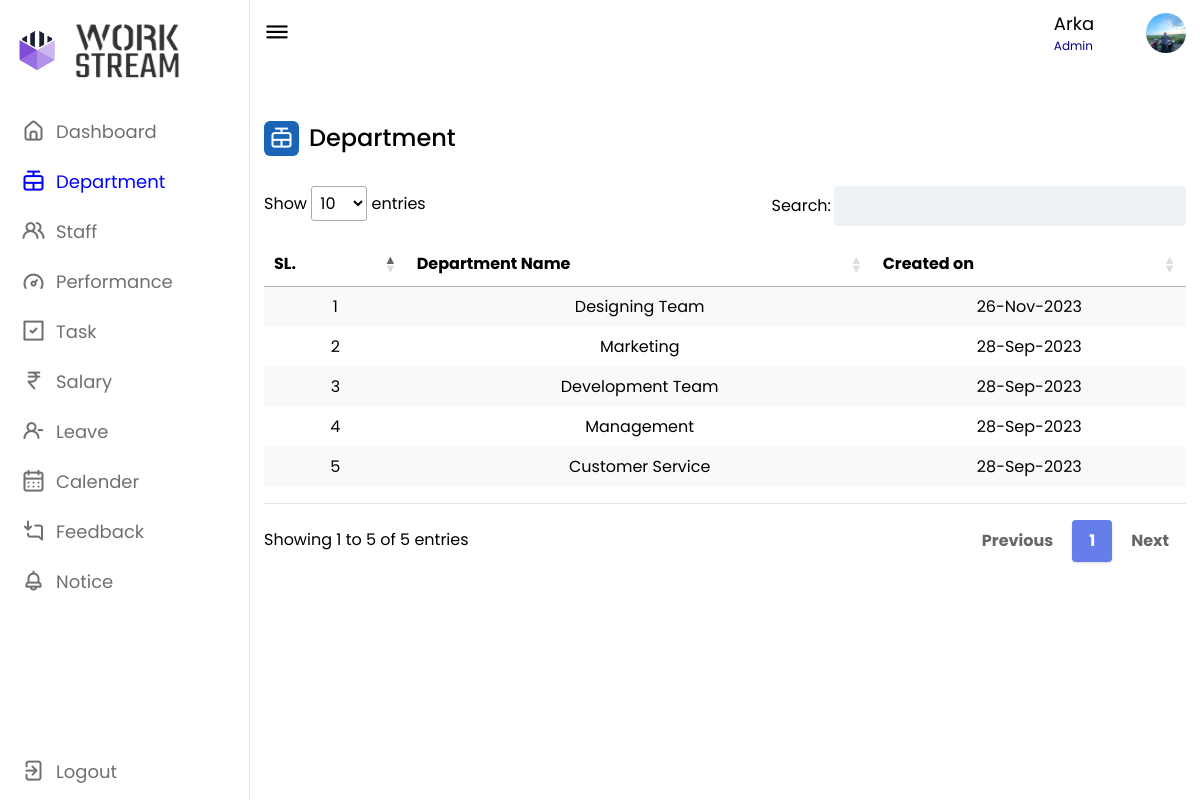
The page /admin/dept.php (signed in) on the database its author committed.
### tables this page shows
CREATE TABLE `dept` (
  `id` int(8) NOT NULL,
  `deptm` varchar(225) NOT NULL,
  `dt` timestamp NOT NULL DEFAULT current_timestamp() ON UPDATE current_timestamp()
);

### admin/dept.php (the view, shortened to what this page needs)
<?php
include '../conn.php';
$data = mysqli_query($conn, "SELECT * FROM dept;");
$email = $_SESSION["email"];
$dataxc = mysqli_query($conn, "SELECT * FROM admin_login WHERE `email`='$email';");
$nxm = mysqli_fetch_array($dataxc);
$nx = $nxm['name'];
?>
<!DOCTYPE html>
<html lang="en">
<head>
    <link rel="stylesheet" href="style.css">
    <link rel="stylesheet" href="https://unicons.iconscout.com/release/v4.0.0/css/line.css">
    <link href="https://unpkg.com/tailwindcss@2.2.19/dist/tailwind.min.css" rel=" stylesheet">
    <link href="https://cdn.datatables.net/1.10.19/css/jquery.dataTables.min.css" rel="stylesheet">
    <link href="https://cdn.datatables.net/responsive/2.2.3/css/responsive.dataTables.min.css" rel="stylesheet">
</head>
<body style="background-color: white;">
    <nav>
        <div class="logo-name">
            <div class="logo-image">
                <img src="logo1.png" alt="p8">
            </div>
            <div class="logo-image2">
                <img src="logo2.png" alt="" id="p9">
            </div>
        </div>
        <div class="menu-items">
            <ul class="nav-links">
                <li><a href="dashboard.php">
                        <i class="uil uil-estate"></i>
                        <span class="link-name">Dashboard</span>
                    </a></li>
                <li><a href="dept.php">
                        <i class="uil uil-rope-way" style="color: blue;"></i>
                        <span class="link-name" style="color: blue;">Department</span>
                    </a></li>
                <li><a href="staff.php">
                        <i class="uil uil-users-alt"></i>
                        <span class="link-name">Staff</span>
                    </a></li>
                <li><a href="performance.php">
                        <i class="uil uil-tachometer-fast-alt"></i>
                        <span class="link-name">Performance</span>
                    </a></li>
                <li><a href="task.php">
                        <i class="uil uil-check-square"></i>
                        <span class="link-name">Task</span>
                    </a></li>
                <li><a href="salary.php">
                        <i class="uil uil-rupee-sign"></i>
                        <span class="link-name">Salary</span>
                    </a></li>
                <li><a href="leave.php">
                        <i class="uil uil-user-minus"></i>
                        <span class="link-name">Leave</span>
                    </a></li>
                <li><a href="calander.php">
                        <i class="uil uil-calendar-alt"></i>
                        <span class="link-name">Calender</span>
                    </a></li>
                <li><a href="feedback.php">
                        <i class="uil uil-comment-alt-download"></i>
                        <span class="link-name">Feedback</span>
                    </a></li>
                <li><a href="notice.php">
                        <i class="uil uil-bell"></i>
                        <span class="link-name">Notice</span>
                    </a></li>
            </ul>
            <br><br>
            <br>
            <ul class="logout-mode">
                <li><a href="out.php">
                        <i class="uil uil-signout"></i>
                        <span class="link-name">Logout</span>
                    </a></li>
            </ul>
        </div>
    </nav>
    <section class="dashboard">
        <div class="top">
            <i class="uil uil-bars sidebar-toggle"></i>
            <div class="search-box">
                <input type="text" id="search_bar" name="search_bar" readonly style="border: #fff;">
            </div>
            <div class="nm">
                <h4 class="re"> <?php echo $nx; ?></h4>
                <h5 class="er">Admin</h5>
            </div>
            <img src="1.jpg" alt="">
        </div>
        <div class="dash-content">
            <div class="overview">
                <div class="title">
                    <i class="uil uil-rope-way"></i>
                    <span class="text">Department</span>
                </div>
                <div class="mg_dept">
                    <table id="example" class="stripe hover" style="width:100%; padding-top: 1em;  padding-bottom: 1em;">
                        <thead>
                            <tr>
                                <th data-priority="1">SL.</th>
                                <th data-priority="2">Department Name</th>
                                <th data-priority="3">Created on</th>
                            </tr>
                        </thead>
                        <tbody>
                            <div class="">
                                <?php
                                if ($total = mysqli_num_rows($data) > 0) {
                                    while ($result = mysqli_fetch_array($data)) {
                                ?>
                                        <tr style="text-align: center;" id="<?php echo $result['deptm']; ?>">
                                            <td> <?php echo $result['id']; ?> </td>
                                            <td> <?php echo $result['deptm']; ?> </td>
                                            <td> <?php echo date('d-M-Y', strtotime($result['dt'])); ?> </td>
                                        </tr>
                                <?php
                                    }
                                } else {
                                    echo "no FoUnD";
                                }
                                ?>
                            </div>
                        </tbody>
                    </table>
                </div>
    </section>
</body>
</html>

### admin/style.css (style rules this page uses)
* { margin: 0; padding: 0; box-sizing: border-box; font-family: 'Poppins', sans-serif; }
:root { --panel-color: #FFF; --text-color: #000; --black-light-color: #707070; --border-color: #e6e5e5; --toggle-color: #DDD; --box1-color: #4DA3FF; --box2-color: #FFE6AC; --box3-color: #E7D1FC; --title-icon-color: #fff; --tran-05: all 0.5s ease; --tran-03: all 0.3s ease; --tran-03: all 0.2s ease; }
body { min-height: 100vh; background-color: var(--primary-color); }
nav { position: fixed; top: 0; left: 0; height: 100%; width: 250px; padding: 10px 14px; background-color: var(--panel-color); border-right: 1px solid var(--border-color); transition: var(--tran-05); }
nav .logo-name { display: flex; align-items: center; }
nav .logo-image { display: flex; justify-content: center; min-width: 45px; }
nav .logo-image img { width: 40px; object-fit: cover; border-radius: 50%; }
nav .menu-items { margin-top: 40px; height: calc(100% - 110px); display: flex; flex-direction: column; justify-content: space-between; }
.menu-items li { list-style: none; }
.menu-items li a { display: flex; align-items: center; height: 50px; text-decoration: none; position: relative; }
.menu-items li a i { font-size: 24px; min-width: 45px; height: 100%; display: flex; align-items: center; justify-content: center; color: var(--black-light-color); }
.menu-items li a .link-name { font-size: 18px; font-weight: 400; color: var(--black-light-color); transition: var(--tran-05); }
.dashboard { position: relative; left: 250px; background-color: var(--panel-color); min-height: 100vh; width: calc(100% - 250px); padding: 10px 14px; transition: var(--tran-05); }
.dashboard .top { position: fixed; top: 0; left: 250px; display: flex; width: calc(100% - 250px); justify-content: space-between; align-items: center; padding: 10px 14px; background-color: var(--panel-color); transition: var(--tran-05); z-index: 10; }
.dashboard .top .sidebar-toggle { font-size: 26px; color: var(--text-color); cursor: pointer; }
.dashboard .top .search-box { position: relative; height: 45px; max-width: 600px; width: 100%; margin: 0 30px; }
.top .search-box input { position: absolute; border: 1px solid var(--border-color); background-color: var(--panel-color); padding: 0 25px 0 50px; border-radius: 5px; height: 100%; width: 100%; color: var(--text-color); font-size: 15px; font-weight: 400; outline: none; }
.top img { width: 40px; border-radius: 50%; height: 40px; }
.dashboard .dash-content { padding-top: 50px; }
.dash-content .title { display: flex; align-items: center; margin: 60px 0 30px 0; }
.dash-content .title i { position: relative; height: 35px; width: 35px; background-color: #1b65b6; border-radius: 6px; color: var(--title-icon-color); display: flex; align-items: center; justify-content: center; font-size: 24px; }
.dash-content .title .text { font-size: 24px; font-weight: 500; color: var(--text-color); margin-left: 10px; }
#p9 { height: 30px; width: 250px; }

### admin/dept.php (style rules this page uses)
.re { font-size: 18px; color: #000; display: block; }
.er { font-size: 12px; color: navy; }
.menu-items li a { margin-left: 30px; display: flex; align-items: center; height: 50px; text-decoration: none; position: relative; }
li { margin-left: -33px; }
nav .menu-items { margin-top: 14px; height: calc(100% - 90px); display: flex; flex-direction: column; justify-content: space-between; }
#p9 { height: 121px; width: 109px; border-radius: 0px; margin-top: -40px; margin-bottom: -40px; margin-left: 15px; }
nav .logo-image img { width: 40px; object-fit: cover; border-radius: 50%; }
table.dataTable.no-footer { border-bottom: 1px solid #e2e8f0; margin-top: 0.75em; margin-bottom: 0.75em; }

### rows shown on the page
dept: id "1", deptm "Designing Team", dt "26-Nov-2023"
dept: id "2", deptm "Marketing", dt "28-Sep-2023"
dept: id "3", deptm "Development Team", dt "28-Sep-2023"
dept: id "4", deptm "Management", dt "28-Sep-2023"
dept: id "5", deptm "Customer Service", dt "28-Sep-2023"

### other values the page prints
$nx "Arka"
